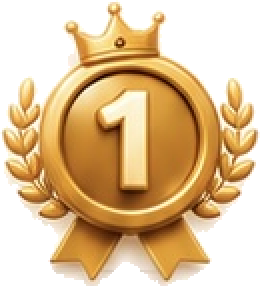
#> input picture mobil/assets/images/madalya-1.png, 130 x 143 px, given in place of slooin-logo-2-kaynak.png, which was not available (shown 2 times larger)
$ python simge-uret.py
#> lines starting #> are read from the running program, lines starting #| are printed output that depends on the picture; pictures that were not available may be replaced by others from this repository, and a replacement may not be noted
"""Slooin simge varliklarini tek kaynaktan uretir.

Kaynak: tasarim/slooin-logo-2-kaynak.png (kullanicinin 2026-08-25'te
verdigi logo).

TEMEL KURAL: ISARET YENIDEN CIZILMEZ. Ilk denemede beyaz isaret esikle
maskelenip duz beyazla yeniden boyanmisti; kenarlar tirtiklandi ve S'in
katlandigi yerdeki yumusak ic golge kayboldu - kullanicinin ifadesiyle
"goruntu bozuldu". Artik kaynagin PIKSELLERI oldugu gibi kullaniliyor.

Yapilan tek mudahale kosele ilgili: kaynaktaki kiremit beyaz bir zeminin
ortasinda duruyor ve yuvarlak koseleri var; magaza simgesi ise tam
kanama olmali (yuvarlamayi isletim sistemi uygular). Bu yuzden yalnizca
yuvarlak dikdortgenin DISINDA kalan bolge, kaynaktan olculen gradyanla
dolduruluyor ve gecis yumusatiliyor. Isaretin kendisine dokunulmuyor.

Maske yalnizca zemini olmayan surumler icin gerekiyor (Android on plan,
acilis ekrani, uygulama ici isaret). Orada da sert esik yok: alfa mavi
kanaldan YUMUSAK gecisle turetiliyor, boylece kenarlar kaynaktaki gibi
yumusak kaliyor.

Kullanim:  python araclar/simge-uret.py
"""
from PIL import Image, ImageDraw, ImageFilter
import os

KAYNAK = '../tasarim/slooin-logo-2-kaynak.png'

# PWA simge dosyalarinin surumu - onbellek kirici. Logo degisirse artir.
SURUM = 'v2'
KIREMIT_KUTUSU = (108, 107, 1145, 1145)

# Kaynaktan olculen gradyan koseleri (sol-ust -> sag-alt).
SOL_UST = (254, 170, 3)
SAG_UST = (252, 82, 5)
SOL_ALT = (252, 101, 2)
SAG_ALT = (249, 36, 29)

# Uygulama ici isaretin duz turuncusu: kiremidin orta tonu.
MARKA_TURUNCU = (250, 93, 2)
# Kaynak zeminin mavi kanali (dort kose). Alfa cozumlemesinde
# kullaniliyor - asagidaki isaret_alfasi'na bak.
ZEMIN_MAVI = {'sol_ust': 3, 'sag_ust': 5, 'sol_alt': 2, 'sag_alt': 29}


def gradyan(boyut):
    """Dort kose rengi arasinda iki yonlu dogrusal gecis."""
    g = Image.new('RGB', (boyut, boyut))
    piksel = g.load()
    for y in range(boyut):
        dy = y / (boyut - 1)
        sol = tuple(SOL_UST[i] + (SOL_ALT[i] - SOL_UST[i]) * dy for i in range(3))
        sag = tuple(SAG_UST[i] + (SAG_ALT[i] - SAG_UST[i]) * dy for i in range(3))
        for x in range(boyut):
            dx = x / (boyut - 1)
            piksel[x, y] = tuple(int(sol[i] + (sag[i] - sol[i]) * dx) for i in range(3))
    return g


def acik_surum(alfa):
    """Beyaz zemin + turuncu isaret.

    Isaret yeniden cizilmiyor, yalnizca rengi degisiyor: siluet ve
    yumusak golge cozumlenmis alfadan geliyor.
    """
    boyut = alfa.size[0]
    isaret = Image.new('RGBA', (boyut, boyut), MARKA_TURUNCU + (255,))
    isaret.putalpha(alfa)
    return Image.alpha_composite(
        Image.new('RGBA', (boyut, boyut), (255, 255, 255, 255)), isaret
    ).convert('RGB')


def isaret_alfasi(kiremit):
    """Isaretin alfasini RENK COZUMLEMESIYLE cikarir.

    Kaynaktaki her piksel, beyaz isaret ile turuncu zeminin karisimidir:
    piksel = alfa * beyaz + (1 - alfa) * zemin. Alfayi bu denklemden
    cozersek kenarlardaki ara tonlar oldugu gibi korunur.

    Esikle maskeleme iki kez denendi ve ikisi de bozulma uretti:
    kenarlar tirtiklandi, S'in katlandigi yerdeki yumusak golge ya
    kayboldu ya metalik bir banda dondu. Cozumlemede golge kendiliginden
    dogru cikiyor - o bolge zaten "yari saydam beyaz"dir, yani acik
    zeminde acik turuncu, koyu zeminde soluk somon olur.

    Mavi kanal kullaniliyor: turuncu zeminde 2-29, beyaz isarette 253;
    en genis ayrimi o veriyor.
    """
    boyut = kiremit.size[0]
    px = kiremit.convert('RGB').load()
    alfa = Image.new('L', (boyut, boyut))
    ap = alfa.load()
    for y in range(boyut):
        dy = y / (boyut - 1)
        sol = ZEMIN_MAVI['sol_ust'] + (ZEMIN_MAVI['sol_alt'] - ZEMIN_MAVI['sol_ust']) * dy
        sag = ZEMIN_MAVI['sag_ust'] + (ZEMIN_MAVI['sag_alt'] - ZEMIN_MAVI['sag_ust']) * dy
        for x in range(boyut):
            dx = x / (boyut - 1)
            zemin = sol + (sag - sol) * dx
            a = (px[x, y][2] - zemin) / (253.0 - zemin)
            ap[x, y] = 0 if a <= 0 else (255 if a >= 1 else int(a * 255))
    return alfa


def yaz(gorsel, yol):
    klasor = os.path.dirname(yol)
    if klasor:
        os.makedirs(klasor, exist_ok=True)
    gorsel.save(yol)
    print('  yazildi', yol, gorsel.size)


def main():
    kaynak = Image.open(KAYNAK)
#> kaynak is the input picture: PIL image 130x143 RGBA; mean R, G, B, A 222.5, 192.3, 150.9, 161.8
    kiremit = kaynak.crop(KIREMIT_KUTUSU)
    # Kaynaktaki kiremit bir piksel kadar dikdortgen (1037x1038); kare
    # olmayan bir simge magazalarda reddediliyor.
    boyut = min(kiremit.size)
#> boyut = 1037
    kiremit = kiremit.resize((boyut, boyut), Image.LANCZOS).convert('RGB')
#> kiremit: PIL image 1037x1037 RGB

    # 1) Magaza simgesi: kiremitin ICINDEN kare kirpiliyor.
    #
    # Kosenin disini yapay olarak doldurmak iki kez denendi (once duz
    # gradyan, sonra kaynaktan yayilim) ve ikisinde de koselerde soluk
    # bir yay kaldi. Yuvarlak kosenin tamamen disinda kalan en buyuk
    # kare, kenardan yaricapin %29.3'u kadar iceridedir; %7.5 ic payla
    # kirpinca kose artigi kalmiyor ve her piksel kaynagin kendi
    # pikseli oluyor. Bedeli: isaret %16 buyuyor - simgede sorun degil,
    # zaten iOS/Android simgeleri boyle dolu durur.
    pay = int(boyut * 0.075)
#> pay = 77
    kiremit = kiremit.crop((pay, pay, boyut - pay, boyut - pay))
#> kiremit: PIL image 883x883 RGB; every value is 0
    boyut = kiremit.size[0]
#> boyut = 883
    simge = kiremit
    yaz(simge.resize((1024, 1024), Image.LANCZOS), 'assets/images/icon.png')
#|   yazildi assets/images/icon.png (1024, 1024)
    yaz(simge.resize((64, 64), Image.LANCZOS), 'assets/images/favicon.png')
#|   yazildi assets/images/favicon.png (64, 64)

    # Zeminsiz surumler icin alfa - KIRPILMIS kiremitten cikariliyor.
    #
    # Kirpmadan once cikarilinca yuvarlak kosenin DISINDAKI beyaz zemin
    # de "isaret" sayiliyordu: uygulama ici isaret, ortasi bos turuncu
    # bir cerceve olarak ciziliyordu (karsilama ekraninda goruldu).
    alfa = isaret_alfasi(kiremit)
#> in isaret_alfasi, `alfa = Image.new('L', (boyut, boyut))`: alfa: PIL image 883x883 L; every value is 0

    # LOGOYA MUDAHALE EDILMIYOR.
    #
    # Bir ara isaretin yanindaki iki nokta kaldirilmisti ("logonun
    # yanlarindaki o bisiler olmasin" denmisti); kullanici sonucu
    # gorunce "logoyu bozmussun" dedi ve noktalar geri kondu. Kural
    # net: kaynak logo neyse o cizilir, parcasi silinmez.
    beyaz = Image.new('RGBA', (boyut, boyut), (255, 255, 255, 255))
#> beyaz: PIL image 883x883 RGBA; every value is 255
    beyaz.putalpha(alfa)
    turuncu = Image.new('RGBA', (boyut, boyut), MARKA_TURUNCU + (255,))
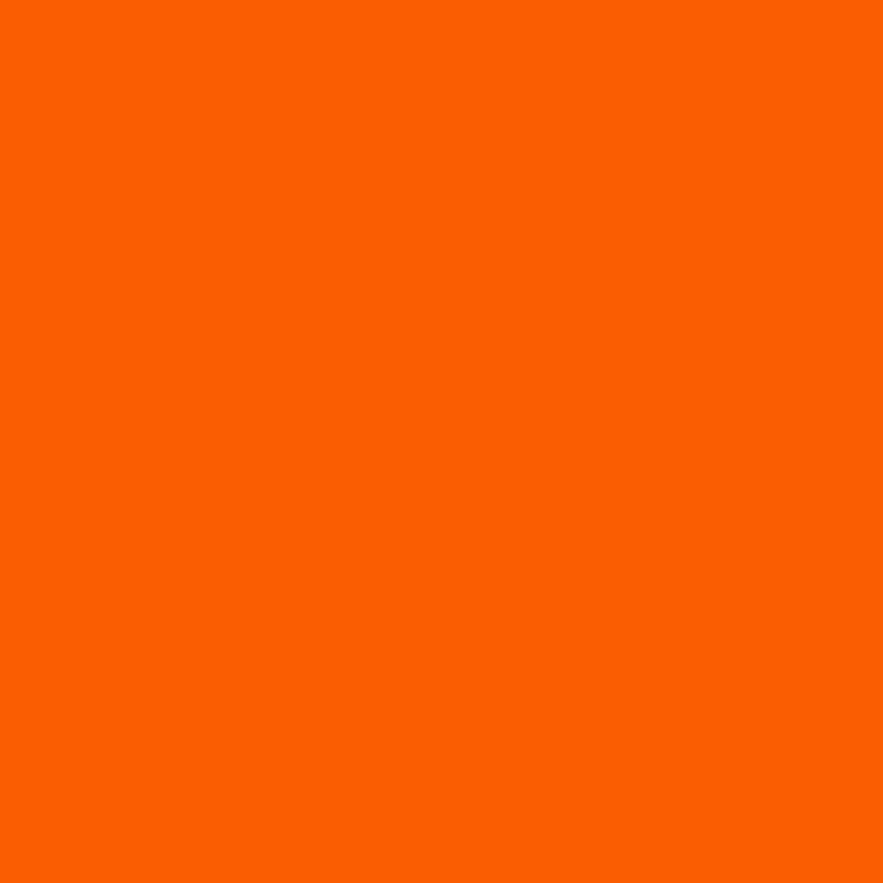
#> turuncu: PIL image 883x883 RGBA; mean R, G, B, A 250, 93, 2, 255
    turuncu.putalpha(alfa)
    siyah = Image.new('RGBA', (boyut, boyut), (0, 0, 0, 255))
    siyah.putalpha(alfa)
#> siyah: PIL image 883x883 RGBA; every value is 0

    # 2) Android uyarlanabilir simge: on plan guvenli alanda kucuk durur
    #    (dis %25 maskeyle kirpilabilir), arka plan gradyan.
    def guvenli_alanda(kaynak_gorsel):
        tuval = Image.new('RGBA', (boyut, boyut), (255, 255, 255, 0))
        kucuk = kaynak_gorsel.resize((int(boyut * 0.62), int(boyut * 0.62)), Image.LANCZOS)
#> kucuk: PIL image 547x547 RGBA; every value is 0
        tuval.paste(kucuk, ((boyut - kucuk.size[0]) // 2, (boyut - kucuk.size[1]) // 2), kucuk)
        return tuval

    yaz(guvenli_alanda(beyaz).resize((1024, 1024), Image.LANCZOS),
        'assets/images/android-icon-foreground.png')
#|   yazildi assets/images/android-icon-foreground.png (1024, 1024)
    yaz(gradyan(boyut).resize((1024, 1024), Image.LANCZOS),
        'assets/images/android-icon-background.png')
#> in yaz (call 4), `gorsel.save(yol)`:
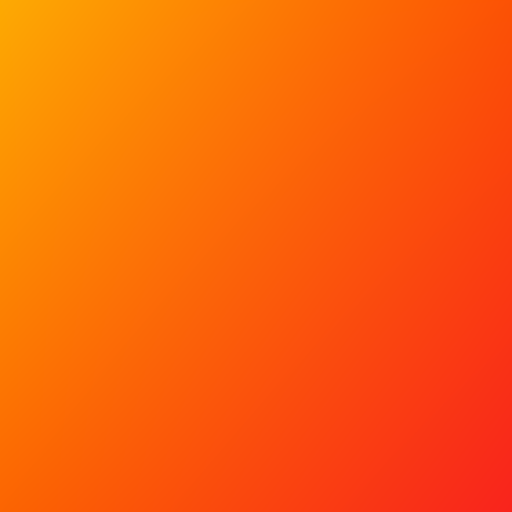
#> saved as android-icon-background.png: PIL image 1024x1024 RGB (shown at 1/2 size); mean R, G, B 251.3, 96.7, 9.3
#|   yazildi assets/images/android-icon-background.png (1024, 1024)
#|   yazildi assets/images/android-icon-monochrome.png (1024, 1024)
    yaz(guvenli_alanda(siyah).resize((1024, 1024), Image.LANCZOS),
        'assets/images/android-icon-monochrome.png')

    # 3) Acilis ekrani: isaret TURUNCU. Acilis zemini acik (#FAF7F3);
    #    beyaz isaret orada gorunmez olurdu.
    yaz(turuncu.resize((512, 512), Image.LANCZOS), 'assets/images/splash-icon.png')
#|   yazildi assets/images/splash-icon.png (512, 512)
#|   yazildi assets/images/marka-isareti-acik.png (512, 512)
#|   yazildi assets/images/marka-isareti-koyu.png (512, 512)

    # 4) Uygulama ICI isaret: acik zeminde turuncu, koyu zeminde beyaz.
    yaz(turuncu.resize((512, 512), Image.LANCZOS), 'assets/images/marka-isareti-acik.png')
    yaz(beyaz.resize((512, 512), Image.LANCZOS), 'assets/images/marka-isareti-koyu.png')

    # 5) PWA simgeleri. Bunlar `public/` altinda duruyor ve web
    #    derlemesine oldugu gibi kopyalaniyor; app.json'daki `icon`
    #    onlara DOKUNMUYOR. Logo degistiginde burasi unutulursa
    #    telefonun ana ekranindaki kisayol eski logoyu gostermeye devam
    #    ediyor (kullanici 2026-08-25'te bunu bildirdi).
    # Dosya adlarinda SURUM var. iOS ana ekran kisayolunun simgesini
    # adrese gore onbellege aliyor; ayni adla yeni gorsel yazinca
    # telefonda eski logo gorunmeye devam ediyordu (kullanici bildirdi,
    # 2026-08-25). Logo bir daha degisirse SURUM artirilir.
    yaz(simge.resize((192, 192), Image.LANCZOS), f'public/pwa-192-{SURUM}.png')
#|   yazildi public/pwa-192-v2.png (192, 192)
    yaz(simge.resize((512, 512), Image.LANCZOS), f'public/pwa-512-{SURUM}.png')
#|   yazildi public/pwa-512-v2.png (512, 512)
    # iOS 180 px istiyor; 192'yi olceklemek yerine dogrudan uretiyoruz.
    yaz(simge.resize((180, 180), Image.LANCZOS), f'public/apple-touch-icon-{SURUM}.png')
#|   yazildi public/apple-touch-icon-v2.png (180, 180)

    # Maskelenebilir surum: Android simgeyi daire/kare maskeyle kirpiyor,
    # bu yuzden isaret guvenli alanda kalacak sekilde kucultuluyor.
    maskeli = gradyan(512).convert('RGBA')
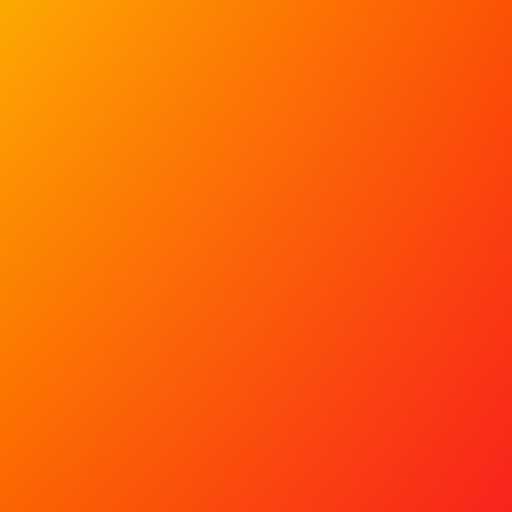
#> maskeli: PIL image 512x512 RGBA; mean R, G, B, A 251.3, 96.7, 9.3, 255
    ic = simge.convert('RGBA').resize((int(512 * 0.66), int(512 * 0.66)), Image.LANCZOS)
    # Kiremitin kendi zemini var; yalnizca isaret gerekiyor.
    ic_alfa = alfa.resize(ic.size, Image.LANCZOS)
#> ic_alfa: PIL image 337x337 L; every value is 0
    beyaz_ic = Image.new('RGBA', ic.size, (255, 255, 255, 255))
#> beyaz_ic: PIL image 337x337 RGBA; every value is 255
    beyaz_ic.putalpha(ic_alfa)
    maskeli.paste(beyaz_ic, ((512 - ic.size[0]) // 2, (512 - ic.size[1]) // 2), beyaz_ic)
    yaz(maskeli.convert('RGB'), f'public/pwa-512-maskable-{SURUM}.png')
#|   yazildi public/pwa-512-maskable-v2.png (512, 512)

    # 6) ACIK SURUM: beyaz zemin, turuncu isaret. Ayni kirpma
    #    geometrisiyle uretiliyor ki koyu surumle birebir ortussun.
    acik = acik_surum(alfa)
#> in acik_surum, `return Image.alpha_composite( Image.new('RGBA', (boyut, boyut), (255, ..`: returned value: PIL image 883x883 RGB; every value is 255
    yaz(acik.resize((1024, 1024), Image.LANCZOS), '../tasarim/slooin-simge-2-acik.png')
#|   yazildi ../tasarim/slooin-simge-2-acik.png (1024, 1024)
#|   yazildi ../tasarim/slooin-simge-2.png (512, 512)

    # 7) Tasarim klasorune referans kopya.
    yaz(simge.resize((512, 512), Image.LANCZOS), '../tasarim/slooin-simge-2.png')


if __name__ == '__main__':
    main()
